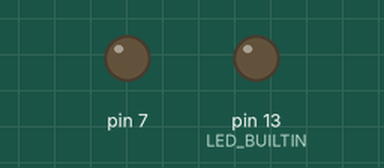
Bench run of a sketch on a simulated Arduino Uno, built with avr-gcc and run on an emulated ATmega328P. On the bench: output pins drawn as LEDs (lit = HIGH). What the sketch prints to the serial monitor is not drawn.

Above: at 0.1 s.
At 0.6 s:
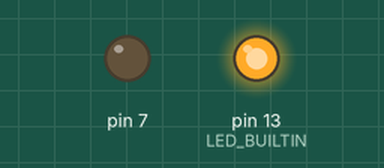
Timing chart, 0 to 2.1 s (numbered marks = the images above):
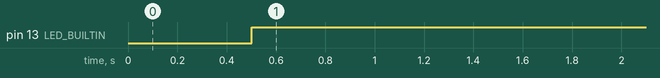

Measured:
- by itself, pin 13 (LED_BUILTIN): LOW → HIGH at 0.50 s

The sketch:

OdczytASMedicaFS.ino
```cpp
//#include <SlaMas.h>
#include <SoftwareSerial.h>
#include <SimpleModbusSlaveSoftwareSerial.h>


long pinek=1111;


int masterr=0;
int aslave=1;


enum
{
  sa1,
  sa2,
  sa3,
  sa4,
  sa5,
  sa6,
  spoz1,
  spoz2,
  spoz3,
  spoz4,
  spoz5,
  spoz6,
  smodbusczas,
  sig,
  srz1,
  srz2,
  srz3,
  srz4,
  srz5,
  srz6,
  HOLDINGREGS_SIZE
};

unsigned int holdingRegs[HOLDINGREGS_SIZE];


int modbusczas2;


#define TAG_INTERRUPT 0x04
#define TOUCH_INTERRUPT 0x02
#define MEM_WRITE  0x80      // Potrzebne do odczytu z EEPROM i zapisu na ft800
#define MEM_READ  0x00
#define ZERO                 0UL

uint8_t touchedTag=0;

unsigned long serialdata;
int inbyte;
int ala;


int d=0;
int m=0;
int yr=0;

int pTag=0;
int aTag=0;
int lastTag=0;
int bTag;
int zTag=0;

int smodbusczas2=250;
int spmodbusczas2=200;


int blok=0;
int blokd=0;

int slamas=22;

int nrFab=9;

//zmienne do przerwania
int soundISR=0;
int alarmISR=0;
int durationISR=0;
long durationbISR=0;
long adresISR=0;

int aalarm=0;
int alarm=0;
int kalarm; //kolor alarmu


int tagoption;


int data;
int day;
int month;
int year;


int czyadres=0;

int niski[]={
  0,400,400,400,400,400,400};
int wysoki[]={
  600,600,600,600,600,600,600};
int rodzaj[]={
  0,1,2,3,4,5,6};
int kanal=1;
int jakikanal=1;


int alarmy[]={
  0,1,1,1,1,1,1};
int palarmy[]={
  0,1,1,1,1,1,1};

int iloscgazow=6;


int test=0;
int testISR=0;
long wyciszenieISR=0;
int wyciszenie=0;
int wycglob=0;
int show=0;
long showISR=0;
int showblok[]={
  0,0,0,0,0,0,0};
int showblokISR=0;
long pamiecanalog[]={
  0,0,0,0,0,0,0};

int serialISR=0;
int odebrano=0;
long odebranoISR=0;
int odebranoA=0;

int vol=255;
int bloksound=0;

int odx4[]={
  0,0,245,0,245};
int ody4[]={
  0,0,0,115,115};
int odx6[]={
  0,0,163,326,0,163,326};
int ody6[]={
  0,0,0,0,115,115,115};


long odczytanalog[]={
  0,0,0,0,0,0};
long odczytanalogg[]={
  0,0,0,0,0,0};
int odczytanalog2[]={
  0,0,0,0,0,0,0,0};

int an=0;

int kolcyfrowe[]={
  0,70,71,72,38,19,20,21};//kolejnosc wejsc cyfrowych

int blokwyc=0;

int numerfabryczny=1;


//////////////////////////////////////////////////////////////////////////////////////


void setup() {
    pinMode(LED_BUILTIN, OUTPUT);

  Serial.begin(9600);
  Serial.println("Start");


//////////////////////////////////////////////////////////

//  pinMode(18, OUTPUT);

  pinMode(7, OUTPUT);


//  smodbus_configure(&Serial, 9600, SERIAL_8N2, 5, 7, HOLDINGREGS_SIZE, holdingRegs);
//  smodbus_update_comms(9600, SERIAL_8N2, 5);

  modbus_configure(9600, 5, 7, HOLDINGREGS_SIZE);


/////////////////////////////////////////////////////////


}


void loop() {

   modbus_update(holdingRegs);
    iloscgazow=holdingRegs[sig];
    delayMicroseconds(50);
    alarmy[1]=holdingRegs[sa1];
    delayMicroseconds(50);
    alarmy[2]=holdingRegs[sa2];
    delayMicroseconds(50);
    alarmy[3]=holdingRegs[sa3];
    delayMicroseconds(50);
    alarmy[4]=holdingRegs[sa4];
    delayMicroseconds(50);
    alarmy[5]=holdingRegs[sa5];
    delayMicroseconds(50);
    alarmy[6]=holdingRegs[sa6];
    delayMicroseconds(50);
    odczytanalog2[1]=holdingRegs[spoz1];
    delayMicroseconds(50);
    odczytanalog2[2]=holdingRegs[spoz2];
    delayMicroseconds(50);
    odczytanalog2[3]=holdingRegs[spoz3];
    delayMicroseconds(50);
    odczytanalog2[4]=holdingRegs[spoz4];
    delayMicroseconds(50);
    odczytanalog2[5]=holdingRegs[spoz5];
    delayMicroseconds(50);
    odczytanalog2[6]=holdingRegs[spoz6];
    delayMicroseconds(50);
    rodzaj[1]=holdingRegs[srz1];
    delayMicroseconds(50);
    rodzaj[2]=holdingRegs[srz2];
    delayMicroseconds(50);
    rodzaj[3]=holdingRegs[srz3];
    delayMicroseconds(50);
    rodzaj[4]=holdingRegs[srz4];
    delayMicroseconds(50);
    rodzaj[5]=holdingRegs[srz5];
    delayMicroseconds(50);
    rodzaj[6]=holdingRegs[srz6];
    delayMicroseconds(50);
    spmodbusczas2=holdingRegs[smodbusczas];
    delayMicroseconds(50);


Serial.println("Ilosc gazow:");
Serial.println(iloscgazow);
Serial.println(alarmy[1]);
Serial.println("Rodzaje gazow:");
Serial.println(rodzaj[1]);
Serial.println(rodzaj[2]);
Serial.println(rodzaj[3]);
Serial.println(rodzaj[4]);
Serial.println(rodzaj[5]);
Serial.println(rodzaj[6]);

delay(500);


if(iloscgazow==2){
    digitalWrite(LED_BUILTIN, LOW);   // turn the LED on (HIGH is the voltage level)
}else {
    digitalWrite(LED_BUILTIN, HIGH);    // turn the LED off by making the voltage LOW
}


}
```
